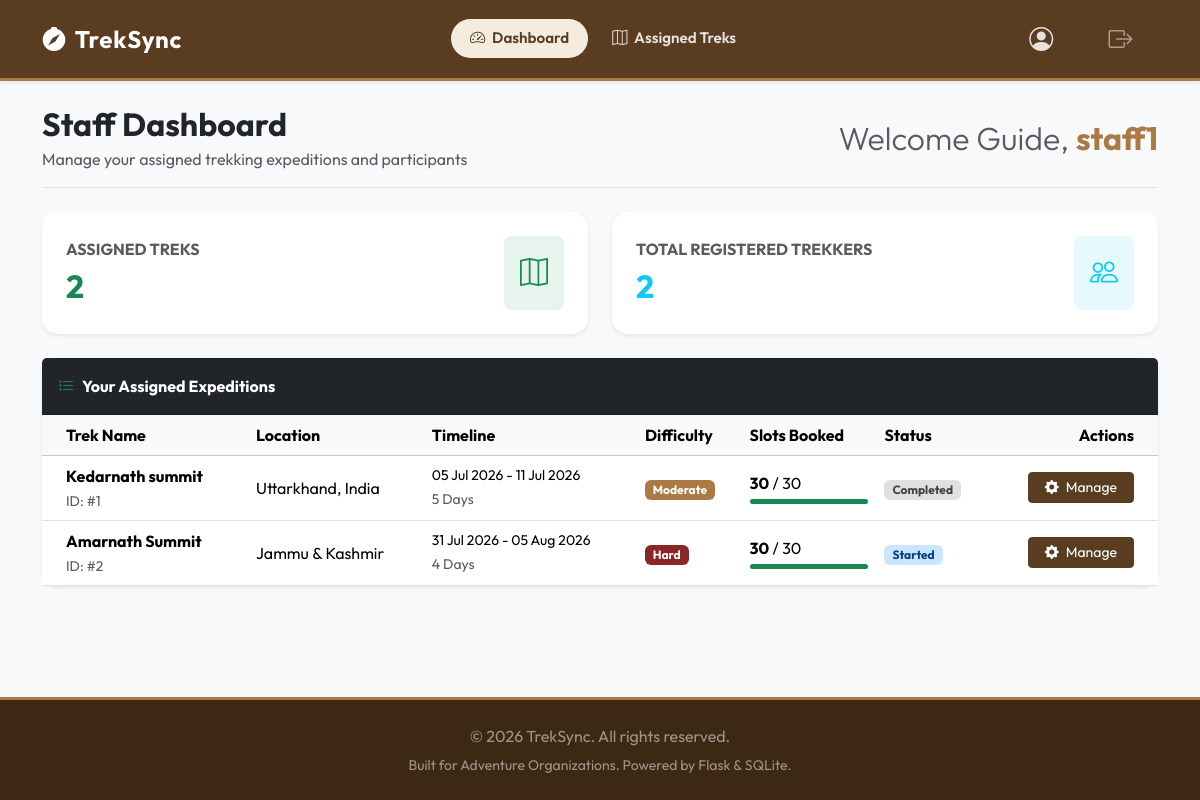
/staff/dashboard (signed in), run on an earlier commit of the app's database.
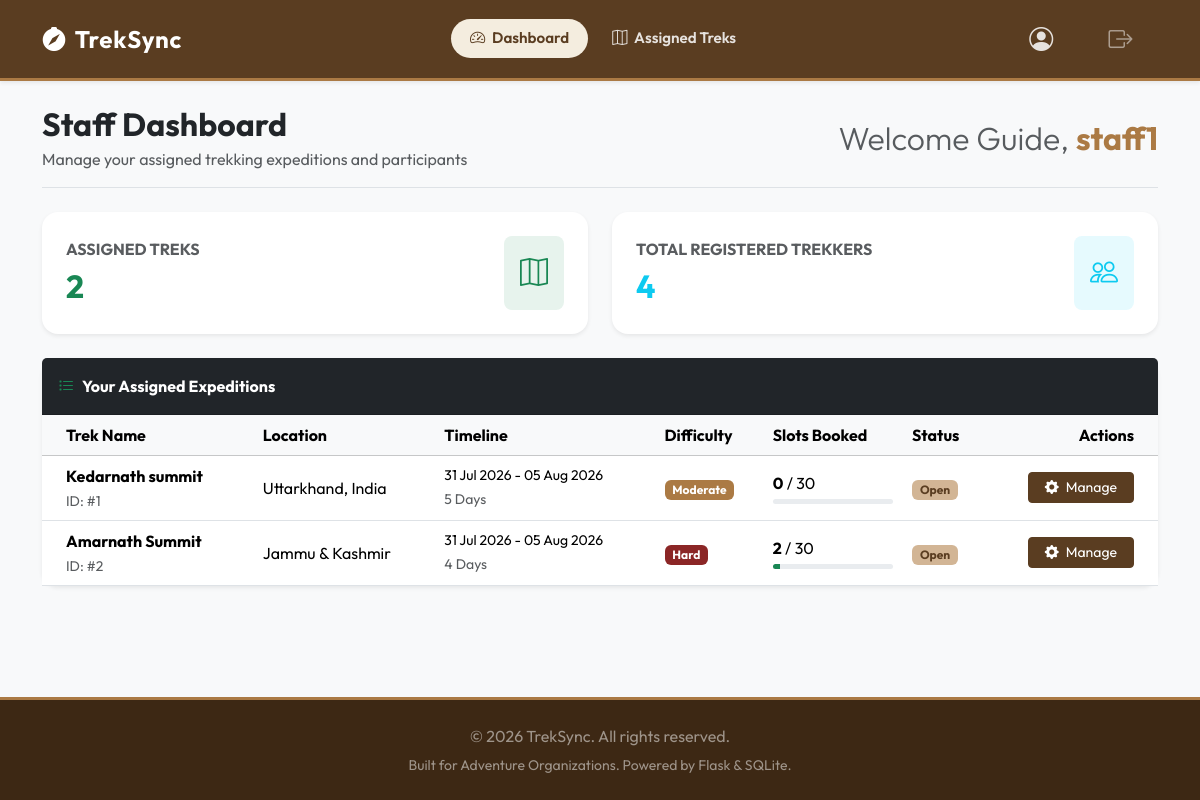
And on a later commit of the database.
### models.py (models this page shows, shortened)
class Trek(db.Model):
    __tablename__ = 'trek'
    id = db.Column(db.Integer, primary_key=True)
    name = db.Column(db.String(100), nullable=False)
    location = db.Column(db.String(100), nullable=False)
    difficulty = db.Column(db.String(20), nullable=False)  # 'Easy', 'Moderate', 'Hard'
    duration = db.Column(db.Integer, nullable=False)  # in days
    max_slots = db.Column(db.Integer, nullable=False)
    available_slots = db.Column(db.Integer, nullable=False)
    staff_id = db.Column(db.Integer, db.ForeignKey('user.id'), nullable=True)  # Assigned staff
    status = db.Column(db.String(20), default='Pending')  # 'Pending', 'Approved', 'Open', 'Closed', 'Completed'
    start_date = db.Column(db.Date, nullable=False)
    end_date = db.Column(db.Date, nullable=False)
    staff = db.relationship('User', back_populates='assigned_treks', foreign_keys=[staff_id])
    bookings = db.relationship('Booking', back_populates='trek', cascade="all, delete-orphan")

### app.py (the view)
@app.route('/staff/dashboard')
@login_required
@staff_required
def staff_dashboard():
    treks = Trek.query.filter_by(staff_id=current_user.id).all()
    total_participants = 0
    for trek in treks:
        total_participants += Booking.query.filter_by(trek_id=trek.id, status='Booked').count()
    return render_template('staff/dashboard.html', treks=treks, total_participants=total_participants)

### app.py (called while the page is built)
@login_manager.user_loader
def load_user(user_id):
    return User.query.get(int(user_id))

def staff_required(f):
    @wraps(f)
    def decorated_function(*args, **kwargs):
        if not current_user.is_authenticated or current_user.role != 'staff':
            flash('Access denied. Staff role required.', 'error')
            return redirect(url_for('home'))
        profile = StaffProfile.query.filter_by(user_id=current_user.id).first()
        if not profile or profile.status != 'approved':
            return redirect(url_for('pending_approval'))
        return f(*args, **kwargs)
    return decorated_function

### templates/staff/dashboard.html (shortened to what the changed rows need)
{% extends "base.html" %}
{% block content %}
<div class="container">
    <div class="d-flex flex-column flex-md-row justify-content-between align-items-md-center border-bottom pb-3 mb-4 gap-3">
        <div>
            <h1 class="h2 fw-bold mb-1 text-dark">Staff Dashboard</h1>
        </div>
        <h2 class="h2 fw-light text-muted mb-0 text-md-end">Welcome Guide, <span class="fw-bold text-accent">{{ current_user.username }}</span></h2>
    </div>
    <div class="row g-4 mb-4">
        <div class="col-md-6">
            <div class="card stat-card treks border-0 bg-white shadow-sm p-4">
                <div class="d-flex align-items-center justify-content-between">
                    <div>
                        <h2 class="fw-bold mb-0 text-success">{{ treks|length }}</h2>
                    </div>
                </div>
            </div>
        </div>
        <div class="col-md-6">
            <div class="card stat-card users border-0 bg-white shadow-sm p-4">
                <div class="d-flex align-items-center justify-content-between">
                    <div>
                        <h6 class="text-muted text-uppercase mb-2 font-size-xs fw-bold">Total Registered Trekkers</h6>
                        <h2 class="fw-bold mb-0 text-info">{{ total_participants }}</h2>
                    </div>
                </div>
            </div>
        </div>
    </div>
    <div class="card border-0 shadow-sm">
        <div class="card-body p-0">
            {% if treks %}
                <div class="table-responsive">
                    <table class="table table-hover align-middle mb-0">
                        <thead class="table-light">
                            <tr>
                                <th class="ps-4">Trek Name</th>
                                <th>Location</th>
                                <th>Timeline</th>
                                <th>Difficulty</th>
                                <th>Slots Booked</th>
                                <th>Status</th>
                                <th class="text-end pe-4">Actions</th>
                            </tr>
                        </thead>
                        <tbody>
                            {% for trek in treks %}
                                <tr>
                                    <td class="ps-4 font-semibold">
                                        <span class="fw-bold d-block">{{ trek.name }}</span>
                                        <small class="text-muted">ID: #{{ trek.id }}</small>
                                    </td>
                                    <td>{{ trek.location }}</td>
                                    <td>
                                        <small class="d-block font-semibold">
                                            {{ trek.start_date.strftime('%d %b %Y') }} - {{ trek.end_date.strftime('%d %b %Y') }}
                                        </small>
                                        <small class="text-muted">{{ trek.duration }} Days</small>
                                    </td>
                                    <td>
                                        <span class="badge text-capitalize
                                            {% if trek.difficulty == 'Easy' %}badge-easy
                                            {% elif trek.difficulty == 'Moderate' %}badge-moderate
                                            {% else %}badge-hard{% endif %} py-1 px-2.5">
                                            {{ trek.difficulty }}
                                        </span>
                                    </td>
                                    <td>
                                        <span class="fw-bold">{{ trek.max_slots - trek.available_slots }}</span> / {{ trek.max_slots }}
                                        <div class="progress mt-1" style="height: 5px; max-width: 120px;">
                                            {% set booked_pct = ((trek.max_slots - trek.available_slots) / trek.max_slots * 100)|int %}
                                            <div class="progress-bar bg-success" role="progressbar" style="width: {{ booked_pct }}%"></div>
                                        </div>
                                    </td>
                                    <td>
                                        <span class="badge status-{{ trek.status.lower() }} py-1 px-2">
                                            {{ trek.status }}
                                        </span>
                                    </td>
                                    <td class="text-end pe-4">
                                        <a href="{{ url_for('staff_trek_detail', trek_id=trek.id) }}" class="btn btn-sm btn-success px-3">
                                            <i class="bi bi-gear-fill me-1"></i> Manage
                                        </a>
                                    </td>
                                </tr>
                            {% endfor %}
                        </tbody>
                    </table>
                </div>
            {% else %}
                <div class="p-5 text-center text-muted">
                    <i class="bi bi-compass fs-1 mb-2 d-block"></i>
                    No treks assigned to you yet by the Admin.
                </div>
            {% endif %}
        </div>
    </div>
</div>
{% endblock %}

What changed in the data, as far as the page shows it:
changed Trek "Kedarnath summit": start_date "05 Jul 2026" → "31 Jul 2026"; end_date "11 Jul 2026" → "05 Aug 2026"; trek.max_slots-trek.available_slots "30" → "0"; status "Completed" → "Open"
changed Trek "Amarnath Summit": trek.max_slots-trek.available_slots "30" → "2"; {{ booked_pct }} 100 → 6 (drawn); status "Started" → "Open"
Also different on the page:
{{ total_participants }}: "2" → "4"
